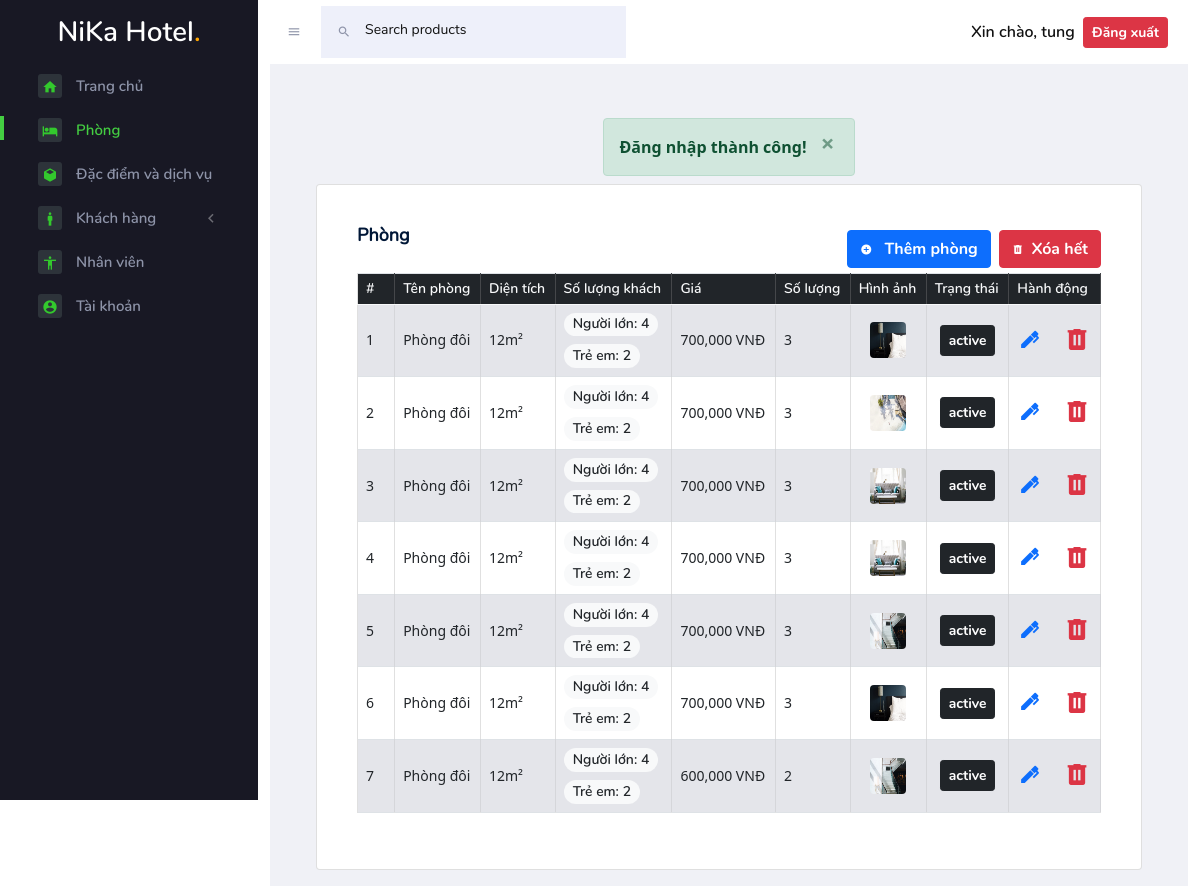
Screenshot of /HotelBookingWeb/Admin/rooms.php (signed in) with the database file from the repository.
### tables this page shows
CREATE TABLE `taikhoan` (
  `ma_tk` int(11) NOT NULL,
  `ten_tk` varchar(150) NOT NULL,
  `mat_khau` varchar(150) NOT NULL,
  `ma_nd` int(11) NOT NULL,
  `quyen` varchar(20) NOT NULL
);

CREATE TABLE `phong` (
  `ma_phong` int(11) NOT NULL,
  `ten_phong` varchar(150) NOT NULL,
  `dien_tich` int(11) NOT NULL,
  `gia` int(11) NOT NULL,
  `so_luong` int(11) NOT NULL,
  `sl_nguoi_lon` int(11) NOT NULL,
  `sl_tre_em` int(11) NOT NULL,
  `anh_phong` varchar(50) NOT NULL,
  `mo_ta` varchar(350) NOT NULL,
  `trang_thai` tinyint(4) NOT NULL DEFAULT 1
);

### HotelBookingWeb/Admin/Inc/connect_db.php (called while the page is built, shortened)
<?php
    function select($query, $values, $datatypes)
    {
        $conn = $GLOBALS['conn'];
        if($stmt = mysqli_prepare($conn, $query)){
            mysqli_stmt_bind_param($stmt, $datatypes, ...$values);
            if(mysqli_stmt_execute($stmt)){
                $result = mysqli_stmt_get_result($stmt);
                return $result;
            }else{
                mysqli_stmt_close($stmt);
                die("Câu truy vấn thực hiện lỗi - Select");
            }
        }else{
            die("Câu truy vấn chuẩn bị lỗi - Select");
        }
    }
?>

### HotelBookingWeb/Admin/rooms.php (the view, shortened to what this page needs)
<!DOCTYPE html>
<html lang="en">
<head>
    <?php require ('Inc/links.php')?>
</head>
<body>
<div class="container-scroller">
    <?php require ('Inc/header.php'); ?>
    <div class="container-fluid page-body-wrapper d-flex justify-content-end">
        <?php require ('Inc/sidebar.php')?>
        <div class="main-panel">
            <div class="content-wrapper">
                <?php
                    if (isset($_SESSION['success'])) {
                        alert("success", $_SESSION['success']);
                        unset($_SESSION['success']);
                    }
                ?>
                <div class="card text-black mb-3">
                    <div class="card-body">
                        <div class="d-flex justify-content-between align-items-center">
                            <h4 class="card-title">Phòng</h4>
                            <div class="d-flex justify-content-end">
                                <button type="button" class="btn btn-primary shadow-none" data-toggle="modal" data-target="#createRoomModal">
                                    <i class="mdi mdi-plus-circle mr-2"></i>
                                    Thêm phòng
                                </button>
                                <a href="?xoa_phong=all" class="btn btn-danger ml-2 shadow-none"><i class="mdi mdi-trash-can mr-2"></i>Xóa hết</a>
                            </div>
                        </div>
                        <table class="table table1 table-hover table-striped table-bordered" id="myTable1">
                            <thead class="bg-dark text-light">
                                <tr>
                                    <th width="5%">#</th>
                                    <th>Tên phòng</th>
                                    <th>Diện tích</th>
                                    <th>Số lượng khách</th>
                                    <th>Giá</th>
                                    <th>Số lượng</th>
                                    <th>Hình ảnh</th>
                                    <th>Trạng thái</th>
                                    <th width="5%">Hành động</th>
                                </tr>
                            </thead>
                            <tbody>
                            <?php
                                $query = "SELECT * FROM phong ORDER BY ma_phong DESC";
                                $data = mysqli_query($conn, $query);
                                $path = ROOMS_IMG_PATH;
                                $i = 1;
                                while ($row = mysqli_fetch_assoc($data)) {
                                    if($row['trang_thai'] == 1){
                                        $status = "<a href='?ma_phong={$row['ma_phong']}' class='btn btn-dark btn-sm shadow-none'>active</a>";
                                    } else {
                                        $status = "<a href='?ma_phong={$row['ma_phong']}' class='btn btn-warning btn-sm shadow-none'>inactive</a>";
                                    }
                                    $values = array($row['ma_phong']);
                                    $res_fea = selectAll('dacdiem');
                                    $query1 = "SELECT ma_dacdiem FROM phong_dacdiem WHERE ma_phong = ?";
                                    $res_room_fea = select($query1, $values, "i");
                                    $features_id = [];
                                    while($row1 = mysqli_fetch_assoc($res_room_fea)){
                                        $features_id[] = $row1['ma_dacdiem'];
                                    }
                                    $feature = "";
                                    while ($row2 = mysqli_fetch_assoc($res_fea)) {
                                        $check = in_array($row2['ma_dacdiem'], $features_id) ? "checked" : "";
                                        $feature .=  "<div class='col-md-3 my-2'>
                                                        <label>
                                                            <input type='checkbox' name='dacdiem[]' value='{$row2['ma_dacdiem']}' class='form-check-input shadow-none m-0' $check>
                                                            <span class='ml-4'>{$row2['ten_dacdiem']}</span>
                                                        </label>
                                                    </div>";
                                    }
                                    $res_ser = selectAll('dichvu');
                                    $query2 = "SELECT ma_dichvu FROM phong_dichvu WHERE ma_phong = ?";
                                    $res_room_ser = select($query2, $values, "i");
                                    $services_id = [];
                                    while($row3 = mysqli_fetch_assoc($res_room_ser)){
                                        $services_id[] = $row3['ma_dichvu'];
                                    }
                                    $service = "";
                                    while ($row4 = mysqli_fetch_assoc($res_ser)) {
                                        $check = in_array($row4['ma_dichvu'], $services_id) ? "checked" : "";
                                        $service .=  "<div class='col-md-3 my-2'>
                                                        <label>
                                                            <input type='checkbox' name='dichvu[]' value='{$row4['ma_dichvu']}' class='form-check-input shadow-none m-0' $check>
                                                            <span class='ml-4 d-block'>{$row4['ten_dichvu']}</span>
                                                        </label>
                                                    </div>";
                                    }
                                    echo "<tr>
                                            <td>$i</td>
                                            <td>{$row['ten_phong']}</td>
                                            <td>{$row['dien_tich']}m²</td>
                                            <td >
                                                <span class='badge rounded-pill bg-light text-dark mb-2' style='font-size: 14px;'>Người lớn: {$row['sl_nguoi_lon']}</span><br>
                                                <span class='badge rounded-pill bg-light text-dark' style='font-size: 14px;'>Trẻ em: {$row['sl_tre_em']}</span>
                                            </td>
                                            <td>".number_format($row['gia'], 0, '', ',')." VNĐ</td>
                                            <td>{$row['so_luong']}</td>
                                            <td>
                                                <img src='$path{$row['anh_phong']}' class='rounded mx-auto d-block' width='100px'>
                                            </td>
                                            <td class='text-center'>$status</td>
                                            <td>
                                                <button type='button' class='btn bg-transparent text-primary p-0 shadow-none text-center' data-toggle='modal' data-target='#editRoomModal{$row['ma_phong']}'>
                                                    <i class='mdi mdi-pen' style='font-size: 23px'></i>
                                                </button>
                                                <div class='modal fade' id='editRoomModal{$row['ma_phong']}' tabindex='-1' role='dialog' aria-labelledby='exampleModalLongTitle' aria-hidden='true'>
                                                                            <input type='hidden' name='ma_phong' value='{$row['ma_phong']}'>
                                                                            <input type='text' name='ten_phong' class='form-control shadow-none' value='{$row['ten_phong']}'>
                                                                            <input type='text' name='gia' class='form-control shadow-none' value='{$row['gia']}'>
                                                                            <input type='text' name='sl_nguoi_lon' class='form-control shadow-none' value='{$row['sl_nguoi_lon']}'>
                                                                            <input type='text' name='dien_tich' class='form-control shadow-none' value='{$row['dien_tich']}'>
                                                                            <input type='text' name='so_luong' class='form-control shadow-none' value='{$row['so_luong']}'>
                                                                            <input type='text' name='sl_tre_em' class='form-control shadow-none' value='{$row['sl_tre_em']}'>
                                                                            $feature
                                                                            $service
                                                                            <textarea name='mo_ta' class='form-control shadow-none' rows='5'>{$row['mo_ta']}</textarea>
                                                </div>
                                                <a href='?xoa_phong={$row['ma_phong']}' class='btn bg-transparent text-danger p-0 shadow-none text-center ml-3'><i class='mdi mdi-trash-can' style='font-size: 28px'></i></a>
                                            </td>
                                          </tr>";
                                    $i++;
                                }
                            ?>
                            </tbody>
                        </table>
                    </div>
                </div>
            </div>
        </div>
    </div>
</div>
</body>

### HotelBookingWeb/Admin/Inc/header.php (shortened to what this page needs)
<?php
    require ('connect_db.php');
    require ('essentials.php');
    $result = select("SELECT * FROM `taikhoan` WHERE ma_tk = ?", [$_SESSION['ma_tk_nv']], "i");
    $row = mysqli_fetch_assoc($result);
?>
<nav class="navbar default-layout-navbar col-lg-12 col-12 p-0 fixed-top d-flex flex-row">
    <div class="text-center navbar-brand-wrapper d-flex align-items-center justify-content-center">
        <a class="navbar-brand brand-logo" href="dashboard.php"><span class="navbar-brand fw-bold fs-3 h-font text-decoration-none" style="color: white">NiKa Hotel<span style="color: orange">.</span></span></a>
    </div>
    <div class="navbar-menu-wrapper d-flex align-items-stretch justify-content-between">
        <div class="d-flex">
            <button class="navbar-toggler navbar-toggler align-self-center shadow-none" type="button" data-toggle="minimize">
                <span class="mdi mdi-menu"></span>
            </button>
            <div class="search-field d-none d-xl-block">
                <form class="d-flex align-items-center justify-content-between h-100" action="#">
                    <div class="input-group ">
                        <div class="input-group-prepend bg-transparent">
                            <i class="input-group-text border-0 mdi mdi-magnify"></i>
                        </div>
                        <input type="text" class="form-control bg-transparent border-0" placeholder="Search products">
                    </div>
                </form>
            </div>
        </div>
        <div class="d-flex justify-content-center align-items-center">
            <span>Xin chào, <?php echo $row['ten_tk']?></span>
            <a href="logout.php" class="btn btn-danger btn-sm m-2 d-flex align-items-center">Đăng xuất</a>
        </div>
    </div>
</nav>

### rows the page displays
taikhoan: ten_tk "tung"
phong: ten_phong "Phòng đôi", dien_tich "12", sl_nguoi_lon "4", sl_tre_em "2", gia "700,000", so_luong "3", anh_phong (picture)
phong: ten_phong "Phòng đôi", dien_tich "12", sl_nguoi_lon "4", sl_tre_em "2", gia "700,000", so_luong "3", anh_phong (picture)
phong: ten_phong "Phòng đôi", dien_tich "12", sl_nguoi_lon "4", sl_tre_em "2", gia "700,000", so_luong "3", anh_phong (picture)
phong: ten_phong "Phòng đôi", dien_tich "12", sl_nguoi_lon "4", sl_tre_em "2", gia "700,000", so_luong "3", anh_phong (picture)
phong: ten_phong "Phòng đôi", dien_tich "12", sl_nguoi_lon "4", sl_tre_em "2", gia "700,000", so_luong "3", anh_phong (picture)
phong: ten_phong "Phòng đôi", dien_tich "12", sl_nguoi_lon "4", sl_tre_em "2", gia "700,000", so_luong "3", anh_phong (picture)
phong: ten_phong "Phòng đôi", dien_tich "12", sl_nguoi_lon "4", sl_tre_em "2", gia "600,000", so_luong "2", anh_phong (picture)

### other values shown
$msg "Đăng nhập thành công!"
